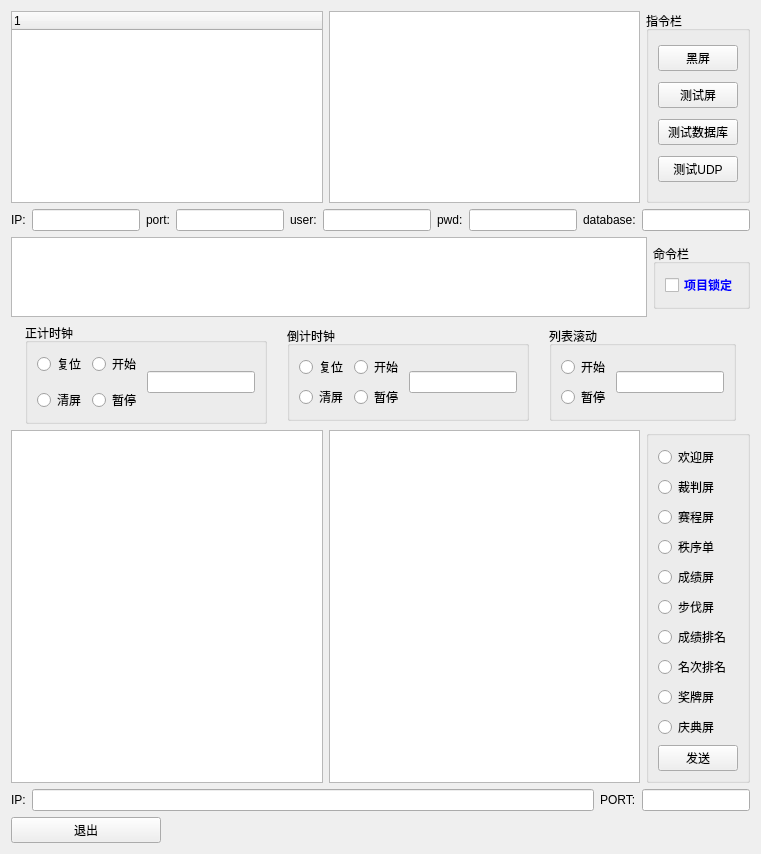
      <widget class="QWidget" name="tab_3">
       <attribute name="title">
        <string>LED控制</string>
       </attribute>
       <layout class="QVBoxLayout" name="verticalLayout_26">
        <item>
         <layout class="QHBoxLayout" name="horizontalLayout_10">
          <item>
           <widget class="QTreeWidget" name="trv_event">
            <property name="sizePolicy">
             <sizepolicy hsizetype="Expanding" vsizetype="Expanding">
              <horstretch>0</horstretch>
              <verstretch>0</verstretch>
             </sizepolicy>
            </property>
            <property name="minimumSize">
             <size>
              <width>100</width>
              <height>0</height>
             </size>
            </property>
            <attribute name="headerVisible">
             <bool>true</bool>
            </attribute>
            <column>
             <property name="text">
              <string notr="true">1</string>
             </property>
            </column>
           </widget>
          </item>
          <item>
           <widget class="QTableWidget" name="tbv_data">
            <property name="sizePolicy">
             <sizepolicy hsizetype="Expanding" vsizetype="Ignored">
              <horstretch>0</horstretch>
              <verstretch>0</verstretch>
             </sizepolicy>
            </property>
            <property name="selectionMode">
             <enum>QAbstractItemView::SingleSelection</enum>
            </property>
            <property name="selectionBehavior">
             <enum>QAbstractItemView::SelectRows</enum>
            </property>
            <attribute name="horizontalHeaderCascadingSectionResizes">
             <bool>true</bool>
            </attribute>
            <attribute name="horizontalHeaderShowSortIndicator" stdset="0">
             <bool>true</bool>
            </attribute>
            <attribute name="horizontalHeaderStretchLastSection">
             <bool>true</bool>
            </attribute>
            <attribute name="verticalHeaderShowSortIndicator" stdset="0">
             <bool>true</bool>
            </attribute>
            <attribute name="verticalHeaderStretchLastSection">
             <bool>true</bool>
            </attribute>
           </widget>
          </item>
          <item>
           <widget class="QGroupBox" name="gb_command">
            <property name="sizePolicy">
             <sizepolicy hsizetype="Fixed" vsizetype="Preferred">
              <horstretch>0</horstretch>
              <verstretch>0</verstretch>
             </sizepolicy>
            </property>
            <property name="minimumSize">
             <size>
              <width>100</width>
              <height>0</height>
             </size>
            </property>
            <property name="title">
             <string>指令栏</string>
            </property>
            <layout class="QVBoxLayout" name="verticalLayout_4">
             <item>
              <widget class="QPushButton" name="btn_black">
               <property name="text">
                <string>黑屏</string>
               </property>
              </widget>
             </item>
             <item>
              <widget class="QPushButton" name="btn_testled">
               <property name="text">
                <string>测试屏</string>
               </property>
              </widget>
             </item>
             <item>
              <widget class="QPushButton" name="btn_dbtest">
               <property name="text">
                <string>测试数据库</string>
               </property>
              </widget>
             </item>
             <item>
              <widget class="QPushButton" name="btn_testudp">
               <property name="text">
                <string>测试UDP</string>
               </property>
              </widget>
             </item>
            </layout>
           </widget>
          </item>
         </layout>
        </item>
        <item>
         <layout class="QHBoxLayout" name="horizontalLayout_9">
          <item>
           <widget class="QLabel" name="label_9">
            <property name="text">
             <string>IP:</string>
            </property>
           </widget>
          </item>
          <item>
           <widget class="QLineEdit" name="txt_dbip">
            <property name="sizePolicy">
             <sizepolicy hsizetype="Fixed" vsizetype="Fixed">
              <horstretch>0</horstretch>
              <verstretch>0</verstretch>
             </sizepolicy>
            </property>
           </widget>
          </item>
          <item>
           <widget class="QLabel" name="port">
            <property name="text">
             <string>port:</string>
            </property>
           </widget>
          </item>
          <item>
           <widget class="QLineEdit" name="txt_dbport">
            <property name="sizePolicy">
             <sizepolicy hsizetype="Fixed" vsizetype="Fixed">
              <horstretch>0</horstretch>
              <verstretch>0</verstretch>
             </sizepolicy>
            </property>
           </widget>
          </item>
          <item>
           <widget class="QLabel" name="label_10">
            <property name="text">
             <string>user:</string>
            </property>
           </widget>
          </item>
          <item>
           <widget class="QLineEdit" name="txt_dbuser">
            <property name="sizePolicy">
             <sizepolicy hsizetype="Expanding" vsizetype="Fixed">
              <horstretch>0</horstretch>
              <verstretch>0</verstretch>
             </sizepolicy>
            </property>
           </widget>
          </item>
          <item>
           <widget class="QLabel" name="label_11">
            <property name="text">
             <string>pwd:</string>
            </property>
           </widget>
          </item>
          <item>
           <widget class="QLineEdit" name="txt_dbpwd">
            <property name="sizePolicy">
             <sizepolicy hsizetype="Fixed" vsizetype="Fixed">
              <horstretch>0</horstretch>
              <verstretch>0</verstretch>
             </sizepolicy>
            </property>
            <property name="echoMode">
             <enum>QLineEdit::Password</enum>
            </property>
           </widget>
          </item>
          <item>
           <widget class="QLabel" name="label_12">
            <property name="text">
             <string>database:</string>
            </property>
           </widget>
          </item>
          <item>
           <widget class="QLineEdit" name="txt_dbdatabase">
            <property name="sizePolicy">
             <sizepolicy hsizetype="Preferred" vsizetype="Fixed">
              <horstretch>0</horstretch>
              <verstretch>0</verstretch>
             </sizepolicy>
            </property>
           </widget>
          </item>
         </layout>
        </item>
        <item>
         <layout class="QHBoxLayout" name="horizontalLayout_38">
          <item>
           <widget class="QTableWidget" name="tbv_title">
            <property name="sizePolicy">
             <sizepolicy hsizetype="Expanding" vsizetype="Minimum">
              <horstretch>0</horstretch>
              <verstretch>0</verstretch>
             </sizepolicy>
            </property>
            <property name="minimumSize">
             <size>
              <width>0</width>
              <height>80</height>
             </size>
            </property>
            <property name="selectionBehavior">
             <enum>QAbstractItemView::SelectRows</enum>
            </property>
           </widget>
          </item>
          <item>
           <widget class="QGroupBox" name="groupBox">
            <property name="sizePolicy">
             <sizepolicy hsizetype="Preferred" vsizetype="Fixed">
              <horstretch>0</horstretch>
              <verstretch>0</verstretch>
             </sizepolicy>
            </property>
            <property name="title">
             <string>命令栏</string>
            </property>
            <layout class="QVBoxLayout" name="verticalLayout_3">
             <property name="spacing">
              <number>0</number>
             </property>
             <item>
              <widget class="QCheckBox" name="ckb_matchselected">
               <property name="palette">
                <palette>
                 <active>
                  <colorrole role="WindowText">
                   <brush brushstyle="SolidPattern">
                    <color alpha="255">
                     <red>0</red>
                     <green>0</green>
                     <blue>255</blue>
                    </color>
                   </brush>
                  </colorrole>
                 </active>
                 <inactive>
                  <colorrole role="WindowText">
                   <brush brushstyle="SolidPattern">
                    <color alpha="255">
                     <red>0</red>
                     <green>0</green>
                     <blue>255</blue>
                    </color>
                   </brush>
                  </colorrole>
                 </inactive>
                 <disabled>
                  <colorrole role="WindowText">
                   <brush brushstyle="SolidPattern">
                    <color alpha="255">
                     <red>120</red>
                     <green>120</green>
                     <blue>120</blue>
                    </color>
                   </brush>
                  </colorrole>
                 </disabled>
                </palette>
               </property>
               <property name="font">
                <font>
                 <family>微软雅黑</family>
                 <weight>75</weight>
                 <bold>true</bold>
                </font>
               </property>
               <property name="text">
                <string>项目锁定</string>
               </property>
              </widget>
             </item>
            </layout>
           </widget>
          </item>
         </layout>
        </item>
        <item>
         <layout class="QHBoxLayout" name="horizontalLayout">
          <item>
           <widget class="QGroupBox" name="groupBox_13">
            <property name="sizePolicy">
             <sizepolicy hsizetype="Fixed" vsizetype="Fixed">
              <horstretch>0</horstretch>
              <verstretch>0</verstretch>
             </sizepolicy>
            </property>
            <property name="title">
             <string>正计时钟</string>
            </property>
            <layout class="QGridLayout" name="gridLayout_2">
             <item row="0" column="0">
              <widget class="QRadioButton" name="rd_five_reset">
               <property name="text">
                <string>复位</string>
               </property>
               <property name="checkable">
                <bool>true</bool>
               </property>
               <property name="checked">
                <bool>false</bool>
               </property>
              </widget>
             </item>
             <item row="2" column="0">
              <widget class="QRadioButton" name="rd_five_clear">
               <property name="text">
                <string>清屏</string>
               </property>
              </widget>
             </item>
             <item row="0" column="1">
              <widget class="QRadioButton" name="rd_five_start">
               <property name="text">
                <string>开始</string>
               </property>
              </widget>
             </item>
             <item row="2" column="1">
              <widget class="QRadioButton" name="rd_five_stop">
               <property name="text">
                <string>暂停</string>
               </property>
              </widget>
             </item>
             <item row="0" column="2" rowspan="3">
              <widget class="QLineEdit" name="txt_fivetime">
               <property name="sizePolicy">
                <sizepolicy hsizetype="Fixed" vsizetype="Fixed">
                 <horstretch>0</horstretch>
                 <verstretch>0</verstretch>
                </sizepolicy>
               </property>
               <property name="minimumSize">
                <size>
                 <width>10</width>
                 <height>0</height>
                </size>
               </property>
              </widget>
             </item>
            </layout>
           </widget>
          </item>
          <item>
           <widget class="QGroupBox" name="groupBox_12">
            <property name="sizePolicy">
             <sizepolicy hsizetype="Fixed" vsizetype="Fixed">
              <horstretch>0</horstretch>
              <verstretch>0</verstretch>
             </sizepolicy>
            </property>
            <property name="title">
             <string>倒计时钟</string>
            </property>
            <layout class="QGridLayout" name="gridLayout">
             <item row="2" column="0">
              <widget class="QRadioButton" name="rd_twenty_clear">
               <property name="text">
                <string>清屏</string>
               </property>
              </widget>
             </item>
             <item row="1" column="1">
              <widget class="QRadioButton" name="rd_twenty_start">
               <property name="text">
                <string>开始</string>
               </property>
              </widget>
             </item>
             <item row="2" column="1">
              <widget class="QRadioButton" name="rd_twenty_stop">
               <property name="text">
                <string>暂停</string>
               </property>
              </widget>
             </item>
             <item row="1" column="0">
              <widget class="QRadioButton" name="rd_twenty_reset">
               <property name="text">
                <string>复位</string>
               </property>
               <property name="checkable">
                <bool>true</bool>
               </property>
               <property name="checked">
                <bool>false</bool>
               </property>
              </widget>
             </item>
             <item row="1" column="2" rowspan="2">
              <widget class="QLineEdit" name="txt_twentytime">
               <property name="sizePolicy">
                <sizepolicy hsizetype="Fixed" vsizetype="Fixed">
                 <horstretch>0</horstretch>
                 <verstretch>0</verstretch>
                </sizepolicy>
               </property>
              </widget>
             </item>
            </layout>
           </widget>
          </item>
          <item>
           <widget class="QGroupBox" name="groupBox_14">
            <property name="sizePolicy">
             <sizepolicy hsizetype="Fixed" vsizetype="Fixed">
              <horstretch>0</horstretch>
              <verstretch>0</verstretch>
             </sizepolicy>
            </property>
            <property name="title">
             <string>列表滚动</string>
            </property>
            <layout class="QGridLayout" name="gridLayout_3">
             <item row="0" column="0">
              <widget class="QRadioButton" name="rd_scrolling_start">
               <property name="text">
                <string>开始</string>
               </property>
               <property name="checkable">
                <bool>true</bool>
               </property>
               <property name="checked">
                <bool>false</bool>
               </property>
              </widget>
             </item>
             <item row="1" column="0">
              <widget class="QRadioButton" name="rd_scrolling_stop">
               <property name="text">
                <string>暂停</string>
               </property>
              </widget>
             </item>
             <item row="0" column="1" rowspan="2">
              <widget class="QLineEdit" name="txt_scrollingtime">
               <property name="sizePolicy">
                <sizepolicy hsizetype="Fixed" vsizetype="Fixed">
                 <horstretch>0</horstretch>
                 <verstretch>0</verstretch>
                </sizepolicy>
               </property>
              </widget>
             </item>
            </layout>
           </widget>
          </item>
         </layout>
        </item>
        <item>
         <layout class="QHBoxLayout" name="horizontalLayout_2">
          <item>
           <widget class="QTextEdit" name="txt_data"/>
          </item>
          <item>
           <widget class="QTableWidget" name="tbv_register">
            <property name="sizePolicy">
             <sizepolicy hsizetype="Expanding" vsizetype="Ignored">
              <horstretch>0</horstretch>
              <verstretch>0</verstretch>
             </sizepolicy>
            </property>
            <property name="selectionMode">
             <enum>QAbstractItemView::SingleSelection</enum>
            </property>
            <property name="selectionBehavior">
             <enum>QAbstractItemView::SelectRows</enum>
            </property>
            <attribute name="horizontalHeaderCascadingSectionResizes">
             <bool>true</bool>
            </attribute>
            <attribute name="horizontalHeaderShowSortIndicator" stdset="0">
             <bool>true</bool>
            </attribute>
            <attribute name="horizontalHeaderStretchLastSection">
             <bool>true</bool>
            </attribute>
            <attribute name="verticalHeaderShowSortIndicator" stdset="0">
             <bool>true</bool>
            </attribute>
            <attribute name="verticalHeaderStretchLastSection">
             <bool>true</bool>
            </attribute>
           </widget>
          </item>
          <item>
           <widget class="QGroupBox" name="groupBox">
            <property name="sizePolicy">
             <sizepolicy hsizetype="Preferred" vsizetype="Expanding">
              <horstretch>0</horstretch>
              <verstretch>0</verstretch>
             </sizepolicy>
            </property>
            <property name="minimumSize">
             <size>
              <width>100</width>
              <height>270</height>
             </size>
            </property>
            <property name="title">
             <string/>
            </property>
            <layout class="QVBoxLayout" name="verticalLayout">
             <item>
              <widget class="QRadioButton" name="rdo_welcome">
               <property name="text">
                <string>欢迎屏</string>
               </property>
              </widget>
             </item>
             <item>
              <widget class="QRadioButton" name="rdo_judge">
               <property name="text">
                <string>裁判屏</string>
               </property>
              </widget>
             </item>
             <item>
              <widget class="QRadioButton" name="rdo_schedule">
               <property name="text">
                <string>赛程屏</string>
               </property>
              </widget>
             </item>
             <item>
              <widget class="QRadioButton" name="rdo_startlist">
               <property name="text">
                <string>秩序单</string>
               </property>
              </widget>
             </item>
             <item>
              <widget class="QRadioButton" name="rdo_result">
               <property name="text">
                <string>成绩屏</string>
               </property>
              </widget>
             </item>
             <item>
              <widget class="QRadioButton" name="rdo_step">
               <property name="text">
                <string>步伐屏</string>
               </property>
              </widget>
             </item>
             <item>
              <widget class="QRadioButton" name="rdo_resultlist">
               <property name="text">
                <string>成绩排名</string>
               </property>
              </widget>
             </item>
             <item>
              <widget class="QRadioButton" name="rdo_ranklist">
               <property name="text">
                <string>名次排名</string>
               </property>
              </widget>
             </item>
             <item>
              <widget class="QRadioButton" name="rdo_medal">
               <property name="text">
                <string>奖牌屏</string>
               </property>
              </widget>
             </item>
             <item>
              <widget class="QRadioButton" name="rdo_celebrate">
               <property name="text">
                <string>庆典屏</string>
               </property>
              </widget>
             </item>
             <item>
              <widget class="QPushButton" name="btn_ok">
               <property name="sizePolicy">
                <sizepolicy hsizetype="Fixed" vsizetype="Fixed">
                 <horstretch>0</horstretch>
                 <verstretch>0</verstretch>
                </sizepolicy>
               </property>
               <property name="minimumSize">
                <size>
                 <width>40</width>
                 <height>0</height>
                </size>
               </property>
               <property name="text">
                <string>发送</string>
               </property>
               <property name="checkable">
                <bool>false</bool>
               </property>
               <property name="checked">
                <bool>false</bool>
               </property>
              </widget>
             </item>
            </layout>
           </widget>
          </item>
         </layout>
        </item>
        <item>
         <layout class="QHBoxLayout" name="horizontalLayout_7">
          <item>
           <widget class="QLabel" name="label_7">
            <property name="text">
             <string>IP:</string>
            </property>
           </widget>
          </item>
          <item>
           <widget class="QLineEdit" name="txt_ip">
            <property name="sizePolicy">
             <sizepolicy hsizetype="Expanding" vsizetype="Fixed">
              <horstretch>0</horstretch>
              <verstretch>0</verstretch>
             </sizepolicy>
            </property>
           </widget>
          </item>
          <item>
           <widget class="QLabel" name="label_8">
            <property name="text">
             <string>PORT:</string>
            </property>
           </widget>
          </item>
          <item>
           <widget class="QLineEdit" name="txt_port">
            <property name="sizePolicy">
             <sizepolicy hsizetype="Fixed" vsizetype="Fixed">
              <horstretch>0</horstretch>
              <verstretch>0</verstretch>
             </sizepolicy>
            </property>
           </widget>
          </item>
         </layout>
        </item>
        <item>
         <layout class="QHBoxLayout" name="horizontalLayout_8">
          <item>
           <widget class="QPushButton" name="btn_cancel">
            <property name="sizePolicy">
             <sizepolicy hsizetype="Fixed" vsizetype="Fixed">
              <horstretch>0</horstretch>
              <verstretch>0</verstretch>
             </sizepolicy>
            </property>
            <property name="minimumSize">
             <size>
              <width>150</width>
              <height>0</height>
             </size>
            </property>
            <property name="text">
             <string>退出</string>
            </property>
           </widget>
          </item>
          <item>
           <spacer name="horizontalSpacer_6">
            <property name="orientation">
             <enum>Qt::Horizontal</enum>
            </property>
            <property name="sizeType">
             <enum>QSizePolicy::Expanding</enum>
            </property>
            <property name="sizeHint" stdset="0">
             <size>
              <width>400</width>
              <height>20</height>
             </size>
            </property>
           </spacer>
          </item>
         </layout>
        </item>
       </layout>
      </widget>
